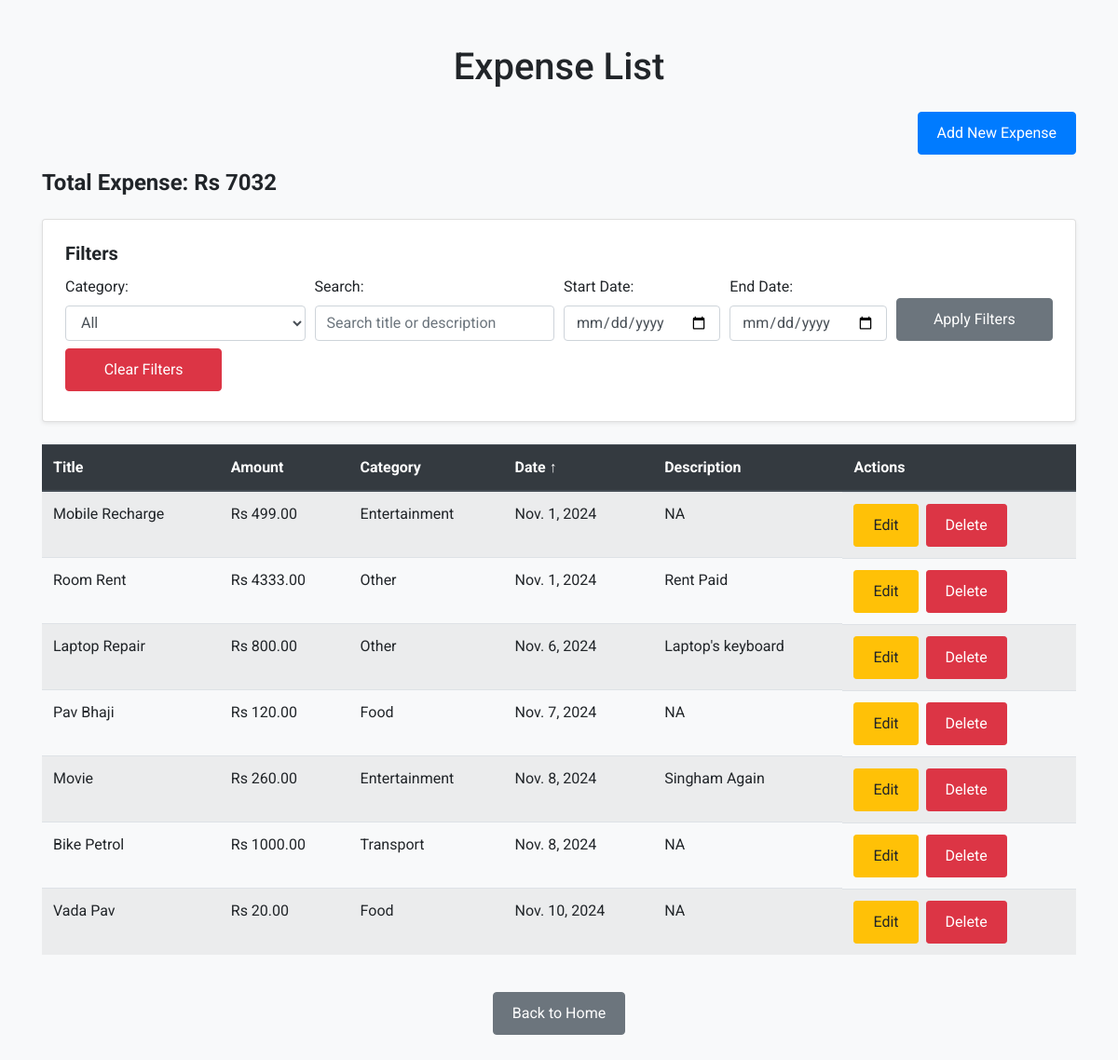
The app's page /expense_list/, older data.
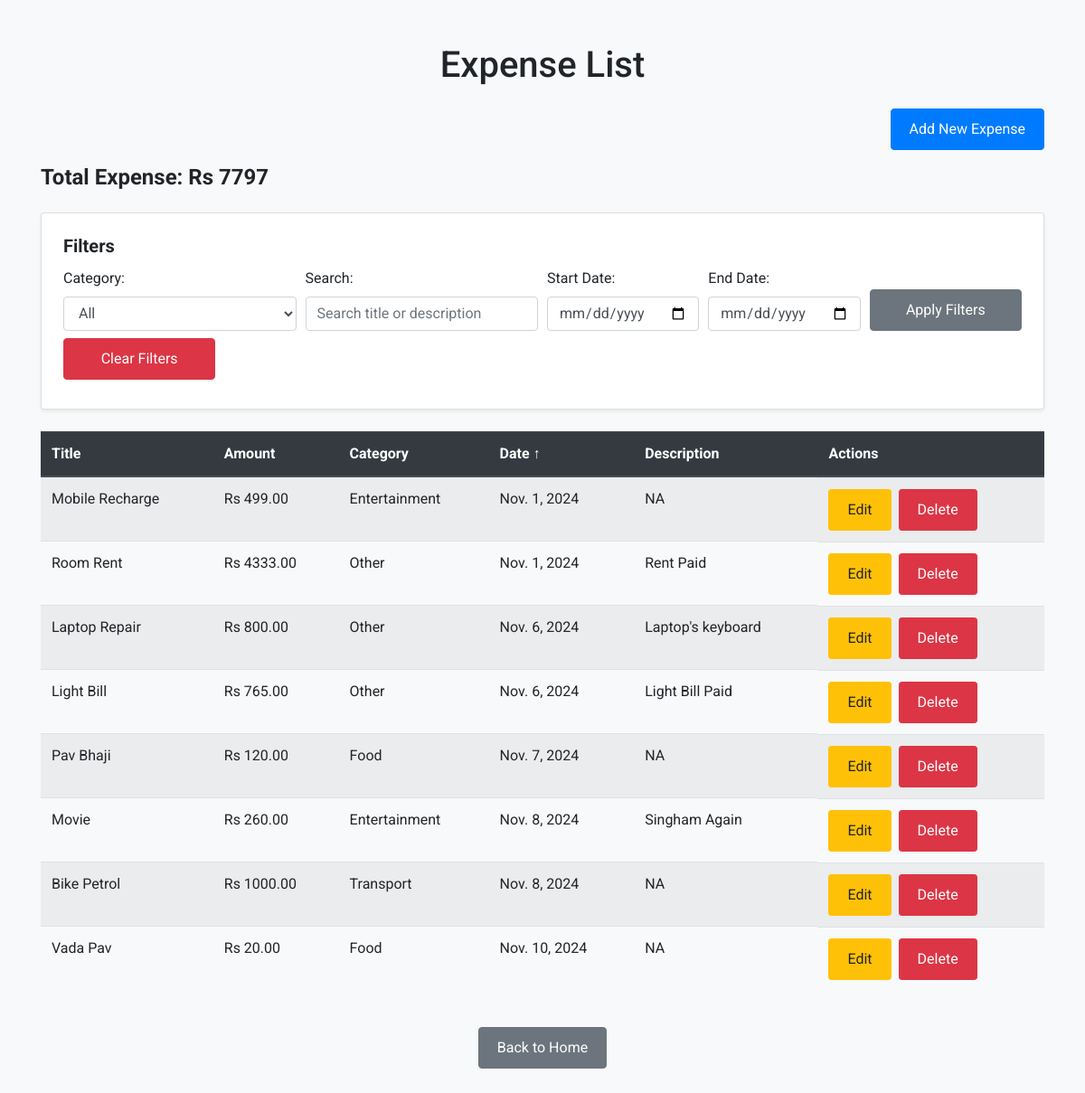
The same page, newer data.
### expense/models.py (models this page shows, shortened)
class Expense(models.Model):
    CATEGORY_CHOICES = [
        ('Food', 'Food'),
        ('Transport', 'Transport'),
        ('Entertainment', 'Entertainment'),
        ('Other', 'Other'),
    ]
    title = models.CharField(max_length=100)
    amount = models.DecimalField(max_digits=10, decimal_places=2)
    category = models.CharField(max_length=50, choices=CATEGORY_CHOICES)
    date = models.DateField()
    description = models.TextField(null=True, blank=True)

### expense/views.py (the view)
# urls.py: path('expense_list/', views.expense_list, name='expense_list'),
def expense_list(request):
    expenses = Expense.objects.all()
    sort_by = request.GET.get('sort_by', 'date')  # Default sort by date
    sort_order = request.GET.get('sort_order', 'asc')  # Default sort order is ascending
    if sort_order == 'asc':
        expenses = expenses.order_by(sort_by)  # Ascending order
    elif sort_order == 'desc':
        expenses = expenses.order_by(f'-{sort_by}')  # Descending order
    category_filter = request.GET.get('category', '')
    if category_filter:
        expenses = expenses.filter(category=category_filter)
    search_term = request.GET.get('search', '')
    if search_term:
        expenses = expenses.filter(title__icontains=search_term)
    start_date = request.GET.get('start_date', '')
    end_date = request.GET.get('end_date', '')
    if start_date and end_date:
        expenses = expenses.filter(date__range=[start_date, end_date])
    total_expense = expenses.aggregate(Sum('amount'))['amount__sum'] or 0
    paginator = Paginator(expenses, 15)
    page = request.GET.get('page')
    expenses = paginator.get_page(page)
    if 'clear_filters' in request.GET:
        return redirect('expense_list')
    return render(request, 'expense/expense_list.html', {
        'expenses': expenses,
        'total_expense': total_expense,
        'paginator': paginator,
        'category_filter': category_filter,
        'search_term': search_term,
        'start_date': start_date,
        'end_date': end_date,
        'sort_by': sort_by,
        'sort_order': sort_order
    })

### expense/templates/expense/expense_list.html (shortened to what the changed rows need)
<!DOCTYPE html>
<html lang="en">
<head>
    {% load static %}
    <link href="https://cdn.jsdelivr.net/npm/bootstrap@4.5.0/dist/css/bootstrap.min.css" rel="stylesheet">
    <link href="{% static 'css/style.css' %}" rel="stylesheet">
</head>
<body>
    <div class="container my-5">
        <h1 class="text-center mb-4">Expense List</h1>
        <div class="mb-4">
            <h4 class="font-weight-bold">Total Expense: Rs {{ total_expense }}</h4>
        </div>
        <div class="table-responsive mb-4">
            <table class="table table-striped table-hover">
                <thead class="thead-dark">
                    <tr>
                        <th style="color: white;">
                            <a href="?sort_by=title&sort_order={% if sort_by == 'title' and sort_order == 'asc' %}desc{% else %}asc{% endif %}" style="color: white;">
                                Title
                            </a>
                        </th>
                        <th style="color: white;">
                            <a href="?sort_by=amount&sort_order={% if sort_by == 'amount' and sort_order == 'asc' %}desc{% else %}asc{% endif %}" style="color: white;">
                                Amount
                            </a>
                        </th>
                        <th style="color: white;">
                            <a href="?sort_by=category&sort_order={% if sort_by == 'category' and sort_order == 'asc' %}desc{% else %}asc{% endif %}" style="color: white;">
                                Category
                            </a>
                        </th>
                        <th style="color: white;">
                            <a href="?sort_by=date&sort_order={% if sort_by == 'date' and sort_order == 'asc' %}desc{% else %}asc{% endif %}" style="color: white;">
                                Date
                                {% if sort_by == 'date' %}
                                    {% if sort_order == 'asc' %}↑{% else %}↓{% endif %}
                                {% endif %}
                            </a>
                        </th>
                        <th style="color: white;">
                            <a href="?sort_by=description&sort_order={% if sort_by == 'description' and sort_order == 'asc' %}desc{% else %}asc{% endif %}" style="color: white;">
                                Description
                            </a>
                        </th>
                        <th style="color: white;">Actions</th>
                    </tr>
                </thead>
                <tbody>
                    {% for expense in expenses %}
                        <tr>
                            <td>{{ expense.title }}</td>
                            <td>Rs {{ expense.amount }}</td>
                            <td>{{ expense.get_category_display }}</td>
                            <td>{{ expense.date }}</td>
                            <td>{{ expense.description }}</td>
                            <td class="d-flex">
                                <a href="{% url 'update_expense' expense.pk %}" class="btn btn-warning btn-sm mr-2">Edit</a>
                                <a href="{% url 'delete_expense' expense.pk %}" class="btn btn-danger btn-sm">Delete</a>
                            </td>
                        </tr>
                    {% empty %}
                        <tr>
                            <td colspan="6" class="text-center">No expenses found</td>
                        </tr>
                    {% endfor %}
                </tbody>
            </table>
        </div>
    </div>
</body>
</html>

Row changes from the older to the newer data that the page shows:
added Expense: title "Light Bill", amount "765.00", category "Other", date "Nov. 6, 2024", description "Light Bill Paid"
Text that changed along with them:
{{ total_expense }}: "7032" → "7797"
